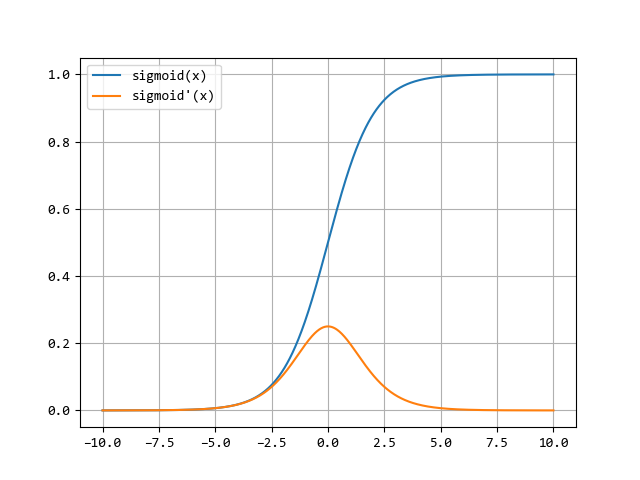

Reproduce this figure in Python.
import matplotlib.pyplot as plt 
import numpy as np 
plt.rcParams["font.family"] = "Consolas"

def sigmoid(x):
    return 1 / (1 + np.exp(-x))

def sigmoid_derivative(x):
    return sigmoid(x) * (1 - sigmoid(x))

x = np.linspace(-10, 10, 1000) 
fig, ax = plt.subplots() 
ax.plot(x, sigmoid(x), label="sigmoid(x)")
ax.plot(x, sigmoid_derivative(x), label="sigmoid'(x)")
ax.grid(True)
ax.legend()

plt.show()
